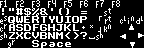

Rendered tile map (Tiled .tmx) drawn with the repository's tilesets; below, a short description and the full map source, tile grids included:
An orthogonal 18x6 tile map with 8x8 px tiles, 2 tile layers (main, shift).

<map version="1.10" tiledversion="1.10.1" orientation="orthogonal" renderorder="right-down" width="18" height="6" tilewidth="8" tileheight="8" infinite="0" nextlayerid="3" nextobjectid="1">
 <tileset firstgid="1" source="font.tsx" />
 <layer id="2" name="main" width="18" height="6">
  <data encoding="csv">
4,33,5,33,6,33,7,33,8,33,9,33,10,33,11,33,33,33,
50,51,52,53,54,55,56,57,58,49,46,95,128,25,33,33,33,33,
29,114,120,102,115,117,122,118,106,112,113,65,92,26,33,21,22,23,
28,98,116,101,103,104,105,107,108,109,60,59,94,30,33,33,17,33,
27,123,121,100,119,99,111,110,45,47,48,2,27,33,33,20,33,18,
33,24,33,33,84,113,98,100,102,33,33,33,33,33,33,33,19,33
</data>
 </layer>
 <layer id="1" name="shift" width="18" height="6">
  <data encoding="csv">
4,33,5,33,6,33,7,33,8,33,9,33,10,33,11,33,33,33,
34,35,36,37,38,39,40,41,42,33,62,33,33,25,33,33,33,33,
29,82,88,70,83,85,90,86,74,80,81,33,12,26,33,21,22,23,
28,66,84,69,71,72,73,75,76,77,44,43,13,30,33,33,17,33,
27,91,89,68,87,67,79,78,61,63,64,2,27,33,33,20,33,18,
33,24,33,33,84,113,98,100,102,33,33,33,33,33,33,33,19,33
</data>
 </layer>
</map>
